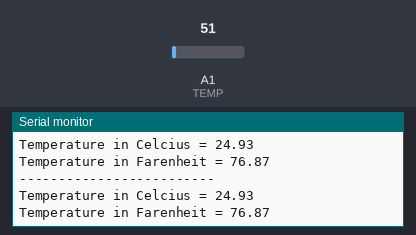
Recording of a sketch running on a simulated Arduino Uno, built with avr-gcc and run on an emulated ATmega328P. Parts: the last lines printed to the serial monitor. The test bench sets the inputs (shaded band); at power-on: A1 (TEMP) = 51.

Above: at 1.8 s.
1.9 s: A1 (TEMP) set to 61
At 2.5 s:
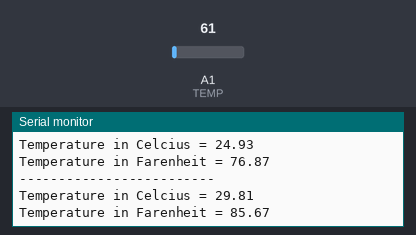
3.4 s: A1 (TEMP) set to 71
At 5.0 s:
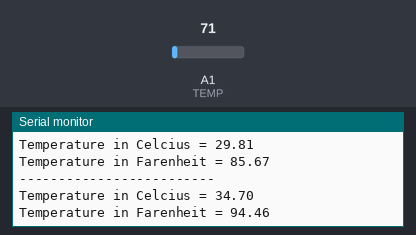
Timing chart, 0 to 6.5 s (numbered marks = the images above; inputs shaded):
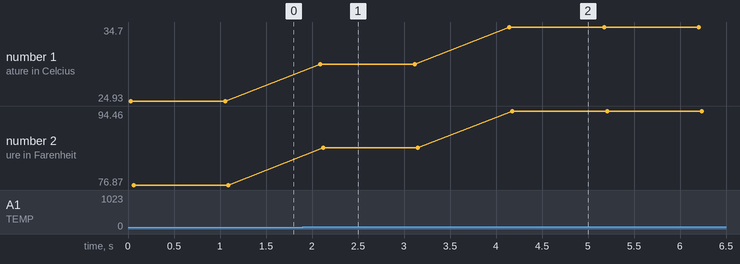

The sketch:

TEMP.ino
```cpp
int TEMP = A1;
int sensor = 0;

void setup() {
  pinMode(TEMP,INPUT);
  Serial.begin(9600);

}

void loop() {
  sensor = analogRead(TEMP);
  float voltage = (sensor/1023.0)*5;
  float temperatureC = voltage * 100;
  float temperatureF = (temperatureC*9/5)+32;
  Serial.println("-------------------------");
  Serial.print("Temperature in Celcius = ");
  Serial.println(temperatureC);
  Serial.print("Temperature in Farenheit = ");
  Serial.println(temperatureF);
  delay(1000);
}
```

Measured:
- after the input at 1.9 s, the serial monitor: prints a new line after 0.19 s (image 1)
- after the input at 3.4 s, the serial monitor: prints a new line after 0.75 s (image 2)
- plotted number 1: 24.93 → 29.81 after the input at 1.9 s, 29.81 → 34.7 after the input at 3.4 s
- plotted number 2: 76.87 → 85.67 after the input at 1.9 s, 85.67 → 94.46 after the input at 3.4 s
